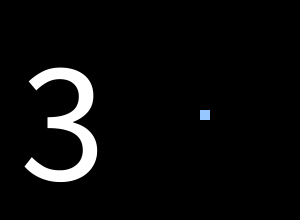
Frame 1 (no input)
Frame 60 (the mouse pressed at the canvas centre just before this capture): identical to frame 1, image omitted
Frame 120 (the mouse held since frame 60 and released just before this capture): identical to frame 1, image omitted

The Processing sketch that drew this single still picture (run headless with seeded random() and noise(); from frame 60 on, the mouse is pressed at the canvas centre):

// Processing sketch: Random_Choix_02
// ── Random_Choix_02.pde
/*
 * RANDOM_CHOICE_02
 * A little game in the making !!!
 *
 * MW_2016
 * https://github.com/FreeArtBureau/ITERATIONS
 * www.iterations.fabprojects.codes
 *
 *
 * end
 */

/////////////////////////// GLOBALS ////////////////////////////
int xPos, yPos;
int choix;
int taille = 10;
/////////////////////////// SETUP ////////////////////////////

void setup() {
  size(300, 220);
  background(0);
  smooth();
  noStroke();
  textSize(173);
  // Voir la fonction en bas
  calculate();
  
  xPos = 200;
  yPos = 110;
  frameRate(12);
}

/////////////////////////// DRAW ////////////////////////////
void draw() {

  fill(150, 200, 255);
  rect(xPos, yPos, taille, taille);

  //calculate();
  //instructions();
}

/////////////////////////// FUNCTIONS ////////////////////////////
void keyPressed() {
  if (key == 'r') {
    //un nouveau choix
    calculate();
    // mettre à jour nos positions :
    instructions();
  }
  
  if(key == 'q'){
   setup(); 
  }
}

void instructions() {
  if (choix == 0) {
    //xPos = xPos;
    //yPos = yPos;
  }

  if (choix == 1) {
    xPos = xPos+taille;
  }

  if (choix == 2) {
    xPos = xPos-taille;
  }

  if (choix == 3) {
    yPos = yPos+taille;
  }

  if (choix == 4) {
    yPos = yPos-taille;
  } 

  if (choix == 5) {
    //xPos = xPos;
    //yPos = yPos;
  }
}

void calculate() {
   clear();
  choix = dice(6);
  fill(255);  
  text(choix, 20, 180);
}

void clear(){
   fill(0);
  rect(0, 0, 150, height); 
}



/*
 * Function for making a random choice
 * @param _choices > max value
 */
int dice(int _choices) {
  int result = (int)random(_choices);
  return result;
}
